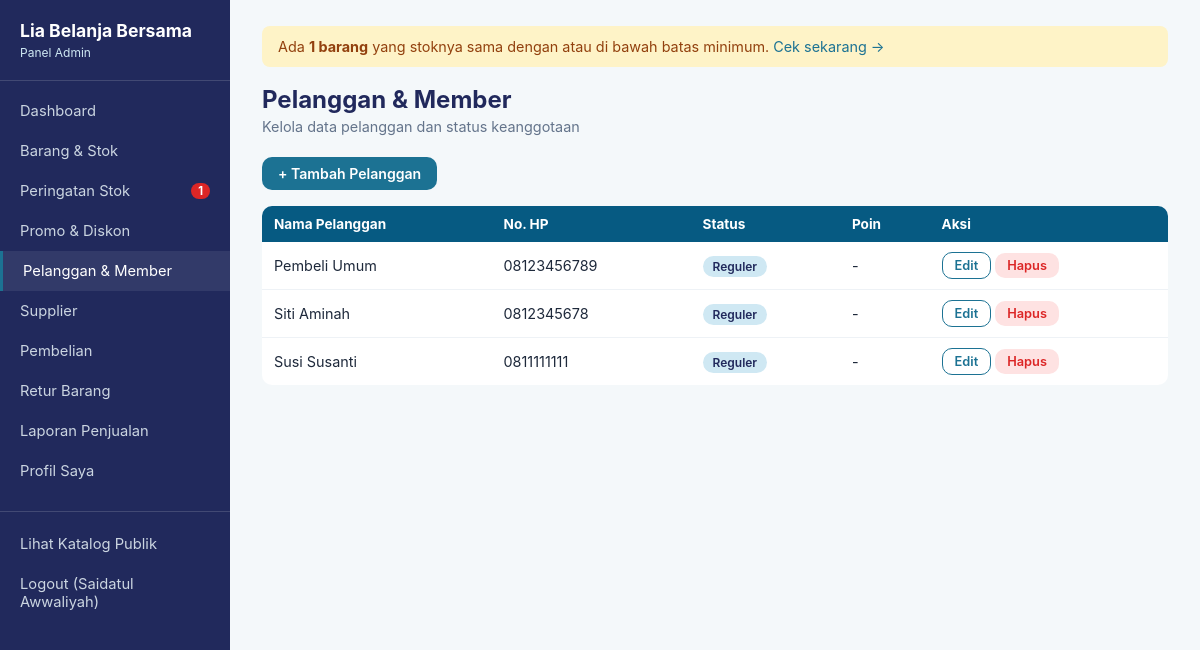
The page /admin/pelanggan.php (signed in) on the database its author committed.
### tables this page shows
CREATE TABLE `pelanggan` (
  `id_pelanggan` int(11) NOT NULL,
  `nama_pelanggan` varchar(50) DEFAULT NULL,
  `no_hp` varchar(15) DEFAULT NULL,
  `created_at` timestamp NOT NULL DEFAULT current_timestamp(),
  `updated_at` timestamp NOT NULL DEFAULT current_timestamp() ON UPDATE current_timestamp()
);

### includes/functions.php (called while the page is built, shortened)
<?php
function e($str): string {
    return htmlspecialchars((string)$str, ENT_QUOTES, 'UTF-8');
}

### admin/pelanggan.php (the view, shortened to what this page needs)
<?php
require_once __DIR__ . '/../includes/config.php';
require_once __DIR__ . '/../includes/functions.php';
$daftar = $pdo->query("
    SELECT p.*, m.id_member, m.poin
    FROM pelanggan p
    LEFT JOIN member m ON m.id_pelanggan = p.id_pelanggan
    ORDER BY p.nama_pelanggan ASC
")->fetchAll();
require_once __DIR__ . '/../includes/admin_header.php';
?>
<h1>Pelanggan & Member</h1>
<p class="subtitle">Kelola data pelanggan dan status keanggotaan</p>
<a href="pelanggan_form.php" class="btn btn-primary" style="margin-bottom:16px; display:inline-block;">+ Tambah Pelanggan</a>
<table class="data">
  <tr><th>Nama Pelanggan</th><th>No. HP</th><th>Status</th><th>Poin</th><th>Aksi</th></tr>
  <?php foreach ($daftar as $p): ?>
  <tr>
    <td><?= e($p['nama_pelanggan']) ?></td>
    <td><?= e($p['no_hp'] ?: '-') ?></td>
    <td>
      <?php if ($p['id_member']): ?>
        <span class="badge badge-ok">Member</span>
      <?php else: ?>
        <span class="badge badge-info">Reguler</span>
      <?php endif; ?>
    </td>
    <td>
      <?php if ($p['id_member']): ?>
        <a href="member_riwayat.php?id=<?= (int)$p['id_member'] ?>"><?= (int)$p['poin'] ?> poin &rarr;</a>
      <?php else: ?>
        -
      <?php endif; ?>
    </td>
    <td>
      <a class="btn btn-outline btn-sm" href="pelanggan_form.php?id=<?= (int)$p['id_pelanggan'] ?>">Edit</a>
      <a class="btn btn-danger btn-sm" href="pelanggan_delete.php?id=<?= (int)$p['id_pelanggan'] ?>"
         onclick="return confirm('Yakin hapus pelanggan \'<?= e($p['nama_pelanggan']) ?>\'?');">Hapus</a>
    </td>
  </tr>
  <?php endforeach; ?>
</table>
<?php require_once __DIR__ . '/../includes/admin_footer.php'; ?>

### assets/css/style.css (style rules this page uses)
:root { --navy: #21295C; --deepblue: #065A82; --teal: #1C7293; --ice: #CFE8F3; --bg: #F4F8FA; --text: #1E293B; --muted: #64748B; --white: #FFFFFF; --danger: #DC2626; --success: #059669; --radius: 10px; }
* { box-sizing: border-box; }
body { margin: 0; font-family: -apple-system, "Segoe UI", Roboto, Arial, sans-serif; background: var(--bg); color: var(--text); }
a { color: var(--teal); text-decoration: none; }
.content h1 { font-size: 1.5rem; color: var(--navy); margin: 0 0 4px; }
.content .subtitle { color: var(--muted); margin: 0 0 22px; font-size: 0.9rem; }
table.data { width: 100%; border-collapse: collapse; background: var(--white); border-radius: var(--radius); overflow: hidden; }
table.data th { background: var(--deepblue); color: var(--white); text-align: left; padding: 10px 12px; font-size: 0.85rem; }
table.data td { padding: 10px 12px; border-bottom: 1px solid #EEF2F6; font-size: 0.9rem; }
table.data tr:last-child td { border-bottom: none; }
.badge { padding: 3px 10px; border-radius: 20px; font-size: 0.75rem; font-weight: 600; }
.badge-info { background: var(--ice); color: var(--navy); }
.btn { display: inline-block; padding: 8px 16px; border-radius: var(--radius); border: none; cursor: pointer; font-size: 0.88rem; font-weight: 600; text-decoration: none; }
.btn-primary { background: var(--teal); color: var(--white); }
.btn-danger { background: #FEE2E2; color: var(--danger); }
.btn-sm { padding: 5px 12px; font-size: 0.8rem; }
.btn-outline { background: var(--white); border: 1px solid var(--teal); color: var(--teal); }

### rows shown on the page
pelanggan: nama_pelanggan "Pembeli Umum", no_hp "08123456789"
pelanggan: nama_pelanggan "Siti Aminah", no_hp "0812345678"
pelanggan: nama_pelanggan "Susi Susanti", no_hp "0811111111"

### other values the page prints
$item['label'] "Dashboard"
$item['label'] "Barang & Stok"
$item['label'] "Peringatan Stok"
$jumlahStokMenipis "1"
$item['label'] "Promo & Diskon"
$item['label'] "Pelanggan & Member"
$item['label'] "Supplier"
$item['label'] "Pembelian"
$item['label'] "Retur Barang"
$item['label'] "Laporan Penjualan"
$item['label'] "Profil Saya"
$_SESSION['nama_karyawan'] "Saidatul Awwaliyah"
